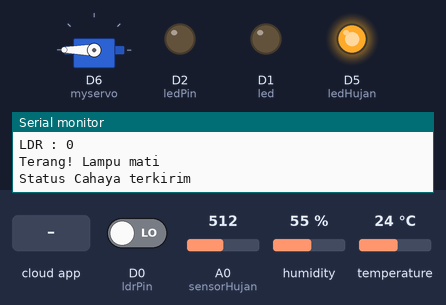
Bench run of a sketch on a simulated ESP8266 (NodeMCU). Shown: servo, output pins drawn as LEDs (lit = HIGH), the last lines printed to the serial monitor. The inputs (shaded band) are chosen by the test bench; at power-on: A0 (sensorHujan) = 512, D0 (ldrPin) LOW, humidity 55 %, temperature 24 °C. WiFi joins after 1.5 s; servers stay silent unless stated; the Firebase database answers and starts empty.

Above: at 2.7 s.
2.8 s: A0 (sensorHujan) set to 901
4.5 s: A0 (sensorHujan) set to 932
At 5.4 s:
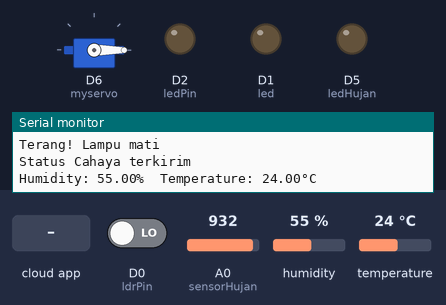
6.1 s: D0 (ldrPin) driven HIGH
At 6.6 s:
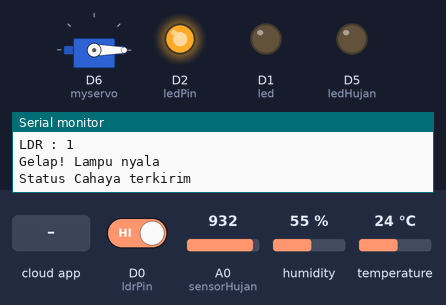
7.6 s: the phone or cloud app sets led to 1
At 8.6 s:
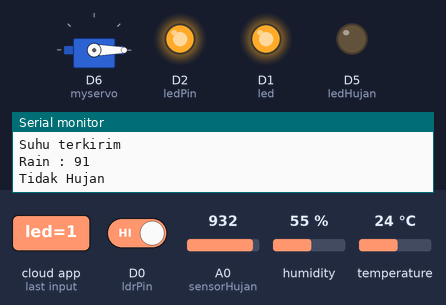
9.3 s: D0 (ldrPin) driven LOW
At 10.3 s:
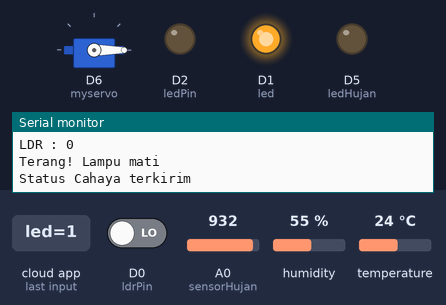
11.4 s: A0 (sensorHujan) set to 716
At 12.7 s:
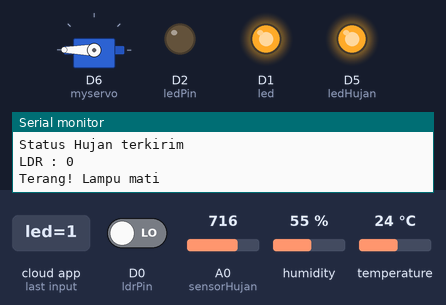
Timing chart, 0 to 14.4 s (numbered marks = the images above; inputs shaded):
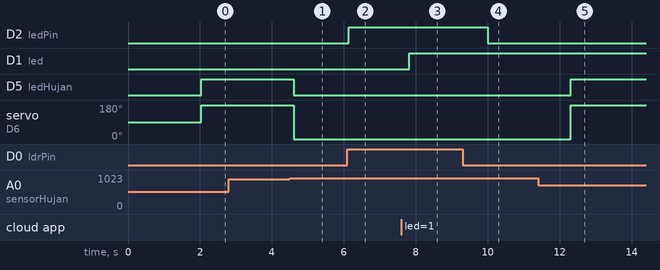

Measured:
- the behaviour switches between 915 and 916 on A0 (sensorHujan) (found by bisection; images 0 and 1)
- after the input at 4.5 s, D5 (ledHujan): HIGH → LOW after 0.11 s; servo on D6 (myservo): 180° → 0° after 0.11 s
- after the input at 6.1 s, D2 (ledPin): LOW → HIGH at once
- after the input at 7.6 s, D1 (led): LOW → HIGH after 0.23 s
- after the input at 9.3 s, D2 (ledPin): HIGH → LOW after 0.69 s
- after the input at 11.4 s, D5 (ledHujan): LOW → HIGH after 0.91 s; servo on D6 (myservo): 0° → 180° after 0.91 s

The sketch:

IntegrationSystem.ino
```cpp
#include <ESP8266WiFi.h>
#include <FirebaseESP8266.h>
#include <dht.h>
#include <Servo.h>

#define FIREBASE_HOST "integration-6b7c3-default-rtdb.firebaseio.com/"              // the project name address from firebase id
#define FIREBASE_AUTH "WrFnC8o2DJLwqyR3kNcsCV4qcwjQNNWsjj7Fsiw8"       // the secret key generated from firebase
#define WIFI_SSID "HOTSPOT"
#define WIFI_PASSWORD "Dasta312"

#define DHT11_PIN 2                                            // Digital pin connected to DHT11                                        // Initialize dht type as DHT 11
dht DHT;
Servo myservo;

int hujan;
int tutup = 180;
int buka = 0;
const int ledPin = 4;     // This is GPIO4 pin which is labeled as D2 on NodeMCU
const int ldrPin = D0;    // LDR data pin connected to Analog pin 0
const int ledHujan = 14;     // This is GPIO14 pin which is labeled as D5 on NodeMCU
const int led = 5;

FirebaseData firebaseData;
FirebaseData ledData;

void setup()
{
  Serial.begin(9600);
  myservo.attach(D6);
  pinMode(A0, INPUT);
  pinMode(ledHujan, OUTPUT);
  pinMode(ledPin, OUTPUT);
  pinMode(ldrPin, INPUT);
  pinMode(led, OUTPUT); //reads dht sensor data

  WiFi.begin(WIFI_SSID, WIFI_PASSWORD);
  Serial.print("Connecting to ");
  Serial.print(WIFI_SSID);
  while (WiFi.status() != WL_CONNECTED) {
    Serial.print(".");
    delay(500);
  }

  Serial.println();
  Serial.print("Connected");
  Serial.print("IP Address: ");
  Serial.println(WiFi.localIP());                               //prints local IP address
  Firebase.begin(FIREBASE_HOST, FIREBASE_AUTH);                 // connect to the firebase

}

void loop()
{
  sensorSuhu();
  sensorHujan();
  sensorCahaya();

  if (Firebase.getString(ledData, "/SENSOR/led")){
    Serial.println(ledData.stringData());
    if (ledData.stringData() == "1") {
    digitalWrite(led, HIGH);
    }
  else if (ledData.stringData() == "0"){
    digitalWrite(led, LOW);
    }
  }
  delay(100);
}

void sensorSuhu(){
  int chk = DHT.read11(DHT11_PIN);
  float h = DHT.humidity;                                 // Read Humidity
  float t = DHT.temperature;                              // Read temperature

  if (isnan(h) || isnan(t))                                     // Checking sensor working
  {
    Serial.println(F("Failed to read from DHT sensor!"));
    return;
  }
  Serial.print("Humidity: ");
  Serial.print(h);
  String fireHumid = String(h) + String("%");                   //Humidity integer to string conversion

  Serial.print("%  Temperature: ");
  Serial.print(t);
  Serial.println("°C ");
  String fireTemp = String(t) + String("°C");                  //Temperature integer to string conversion
  delay(100);


  if (Firebase.setFloat(firebaseData, "/SENSOR/Temperature", t)){
    Serial.println("Suhu terkirim");
  } else{
    Serial.println("Suhu tidak terkirim");
    Serial.println("Karena : "+ firebaseData.errorReason());
  }
  if (Firebase.setFloat(firebaseData, "/SENSOR/Humidity", h)){
    Serial.println("Suhu terkirim");
  } else{
    Serial.println("Suhu tidak terkirim");
    Serial.println("Karena : "+ firebaseData.errorReason());
  }
  delay(10);
  return;
}

void sensorHujan(){
  int rainSensor = analogRead(A0);
  rainSensor = map(rainSensor, 0, 1023, 0, 100);
  Serial.print("Rain : ");
  Serial.println(rainSensor);

  String hujan = "YES";
  String noHujan = "NO";

  if(rainSensor<90){
    Serial.println("Sekarang Hujan");
    delay(100);
    myservo.write(tutup);                       // waits 15 ms for the servo to reach the position
    digitalWrite(ledHujan, HIGH);
    delay(100);
    if (Firebase.setString(firebaseData, "/SENSOR/Rain", hujan)){
      Serial.println("Status Hujan terkirim");
    } else{
      Serial.println("Status Hujan tidak terkirim");
      Serial.println("Karena : "+ firebaseData.errorReason());
    }
  }


  else {
     Serial.println("Tidak Hujan");
     delay(100);
     myservo.write(buka);                       // waits 15 ms for the servo to reach the position
     digitalWrite(ledHujan, LOW);
     delay(100);
     if (Firebase.setString(firebaseData, "/SENSOR/Rain", noHujan)){
      Serial.println("Status Hujan terkirim");
     } else{
      Serial.println("Status Hujan tidak terkirim");
      Serial.println("Karena : "+ firebaseData.errorReason());
      }
    }
}

void sensorCahaya(){
  bool ldrStatus = digitalRead(ldrPin);
  Serial.print("LDR : ");
  Serial.println(ldrStatus);

  String gelap = "Gelap!";
  String terang = "Terang";

  if (ldrStatus==1) {     //if the value of buzzer goes higher and equal to 20 then buzzer will beep else no
    digitalWrite(ledPin, HIGH);
    Serial.println("Gelap! Lampu nyala");
    delay(100);
    if (Firebase.setString(firebaseData, "/SENSOR/Light", gelap)){
    Serial.println("Status Cahaya terkirim");
  } else{
    Serial.println("Status Cahaya tidak terkirim");
    Serial.println("Karena : "+ firebaseData.errorReason());
  }

  }else {
    digitalWrite(ledPin, LOW);
    Serial.println("Terang! Lampu mati");
    delay(100);
    if (Firebase.setString(firebaseData, "/SENSOR/Light", terang)){
    Serial.println("Status Cahaya terkirim");
  } else{
    Serial.println("Status Cahaya tidak terkirim");
    Serial.println("Karena : "+ firebaseData.errorReason());
  }
    }
}
```
